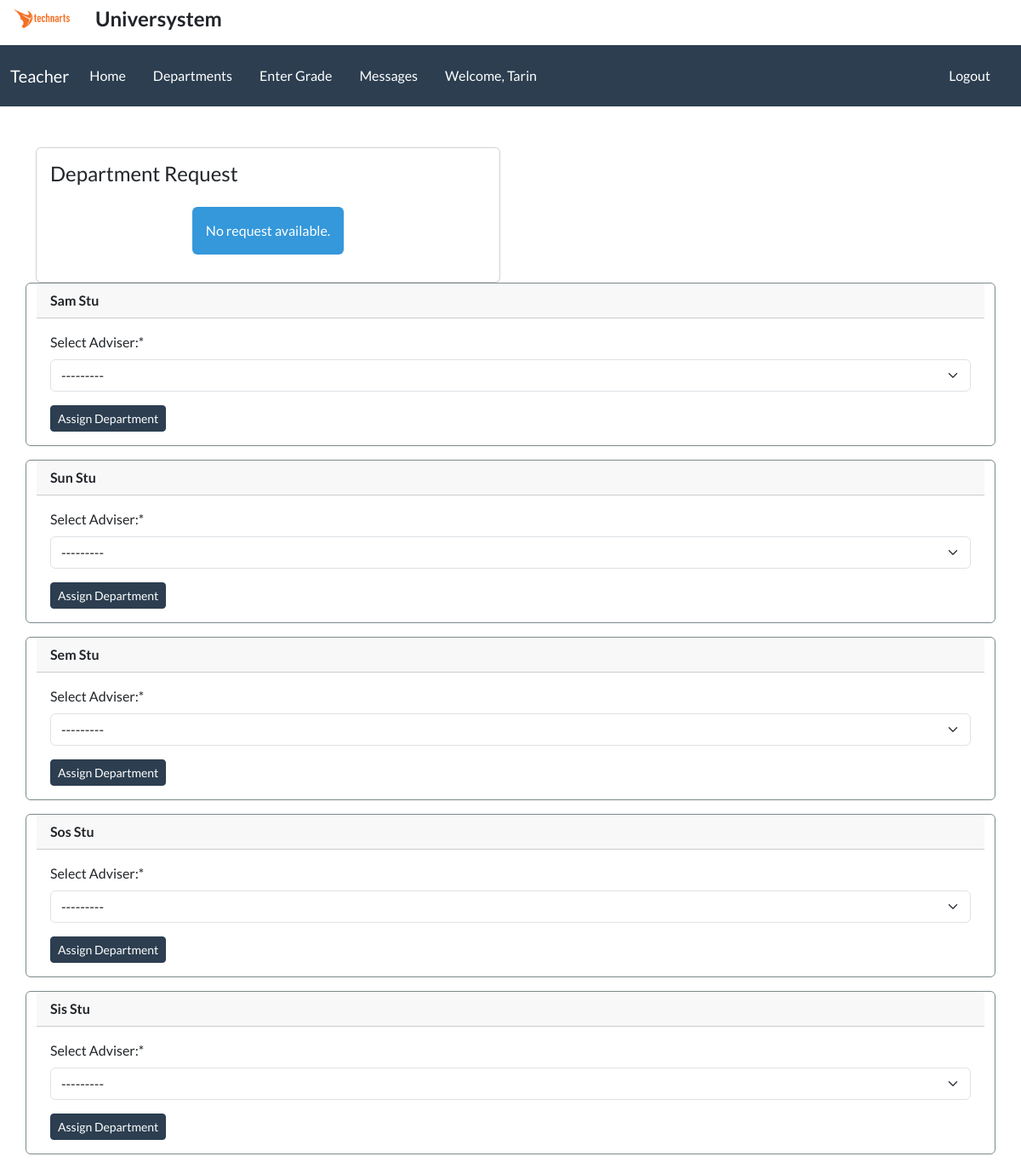
/department_and_adviser/ (signed in), run on an earlier commit of the app's database.
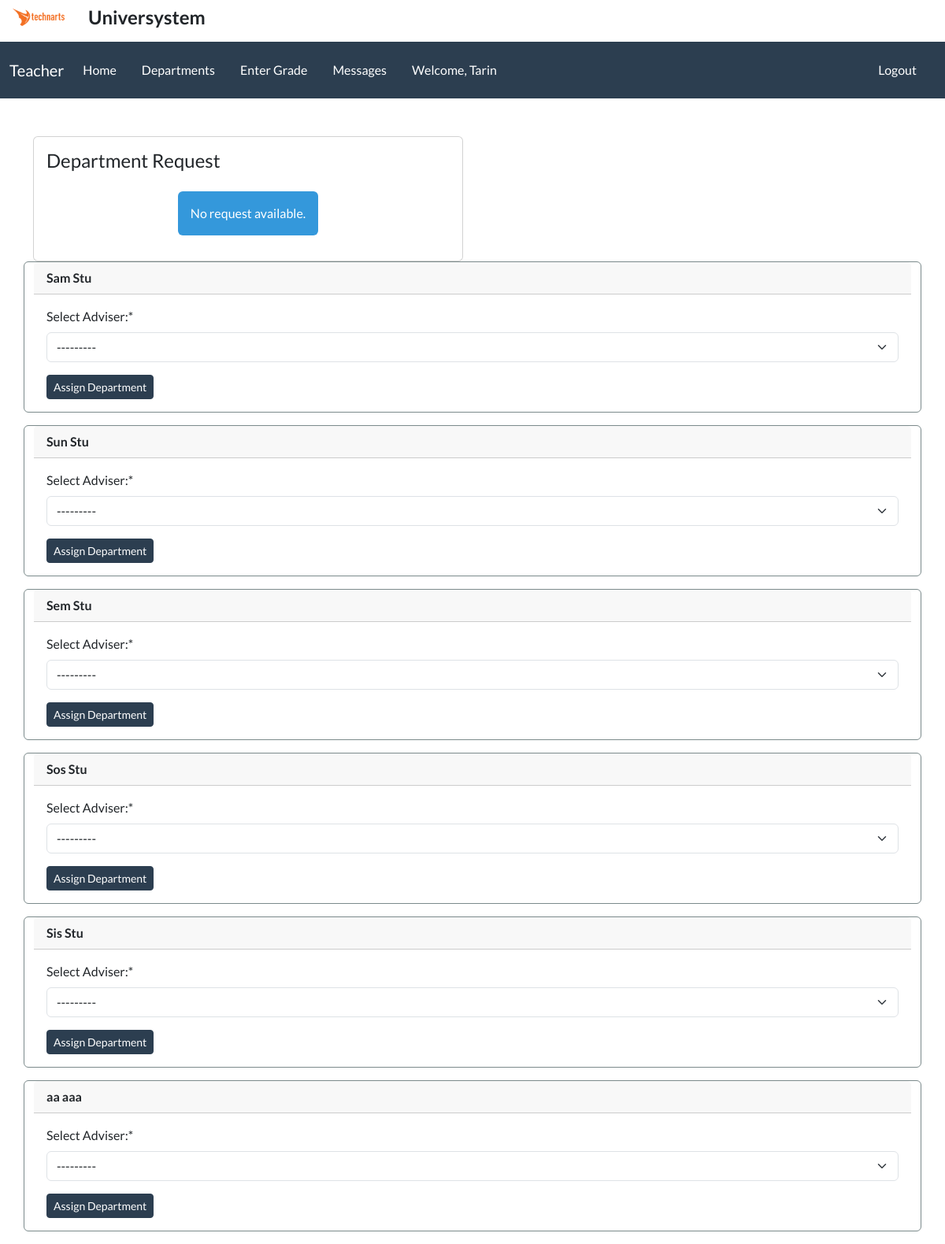
And on a later commit of the database.
### accountapp/models.py (models this page shows, shortened)
class Student(models.Model):
    user = models.OneToOneField(CustomUser, on_delete=models.CASCADE)
    department_of_student = models.ForeignKey(
        Department, on_delete=models.CASCADE, blank=True, null=True)
    student_ects = models.IntegerField(default=0)
    student_lessons = models.ManyToManyField(Lesson, blank=True,
                                             through='StudentLesson')
    department_request = models.BooleanField(default=False)
    adviser = models.ForeignKey('Teacher', on_delete=models.CASCADE,
                                blank=True, null=True)

class CustomUser(AbstractUser):
    STATUS = (
        ('Teacher', 'Teacher'),
        ('Student', 'Student'),
        ('Admin', 'Admin'),
    )
    status = models.CharField(
        max_length=100, choices=STATUS, default='Student',)

### adminapp/views.py (the view, shortened to what this page needs)
# urls.py: path('department_and_adviser/', DepartmentRequest.as_view(),
class DepartmentRequest(LoginRequiredMixin, View):
    def get(self, request):
        students = Student.objects.filter(department_request=True)
        students_wo_adviser = Student.objects.filter(adviser=None)
        form = DepartmentRequestForm()
        adviserform = AssignAdviserForm()
        context = {
            'form': form,
            'adviserform': adviserform,
            'students': students,
            'students_wo_adviser': students_wo_adviser
        }
        return render(request, "adminapp/department_and_adviser.html", context)

### adminapp/forms.py
class DepartmentRequestForm(forms.ModelForm):
    class Meta:
        model = Student
        fields = ['department_of_student',]
        widget = {
            'department_of_student': forms.Select,
        }
        labels = {
            'department_of_student': 'Select Department:',
        }
    def __init__(self, *args, **kwargs):
        super().__init__(*args, **kwargs)
        self.fields['department_of_student'].queryset = \
            Department.objects.all()
        self.fields['department_of_student'].required = True

class AssignAdviserForm(forms.ModelForm):
    class Meta:
        model = Student
        fields = ['adviser',]
        widget = {
            'adviser': forms.Select,
        }
        labels = {
            'adviser': 'Select Adviser:',
        }
    def __init__(self, *args, **kwargs):
        super().__init__(*args, **kwargs)
        self.fields['adviser'].queryset = \
            Teacher.objects.all()
        self.fields['adviser'].required = True

### accountapp/models.py (called while the page is built)
    def __str__(self):
        return f'{self.user.first_name} {self.user.last_name}'

### adminapp/templates/adminapp/department_and_adviser.html (shortened to what this page needs)
{% extends "base.html" %}
{% load static %}
{% load crispy_forms_tags %}
{% block content %}
<div class="container mt-5">
  <div class="row">
    {% include 'adminapp/partials/_assign_department.html' %}
    {% include 'adminapp/partials/_assign_adviser.html' %}
  </div>
</div>
{% endblock content %}

### adminapp/templates/adminapp/partials/_assign_adviser.html (shortened to what this page needs)
{% load static %} {% load crispy_forms_tags %}
{% if not students_wo_adviser %}
<div class="d-flex justify-content-center">
  <div class="alert alert-info" role="alert">All Students Assigned.</div>
</div>
{% else %}
{% for student in students_wo_adviser %}
          <div class="card border-dark mb-3">
            <div class="card-header"><strong>{{ student.user.first_name }} {{student.user.last_name }}</strong></div>
            <div class="card-body">
              <form method="POST" action="{% url 'assign_adviser' %}">
                {{ adviserform|crispy }}
                <button
                  type="submit"
                  class="btn btn-primary btn-sm mb-10"
                  onclick="return confirm('Are you sure you want to assign department to {{student.user.first_name|title}} {{student.user.last_name|title}}?')"
                >
                  Assign Department
                </button>
              </form>
            </div>
          </div>
{% endfor%}
{% endif %}

What changed in the data, as far as the page shows it:
added Student: user.first_name "aa", user.last_name "aaa"
